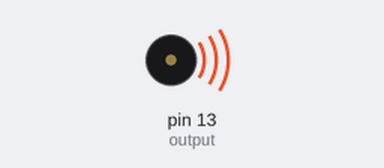
This sketch was run on a simulated Arduino Uno, built with avr-gcc and run on an emulated ATmega328P. On the bench: buzzer (waves = sounding).

Above: at 2.1 s.
At 24.1 s:
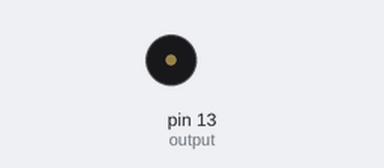
Timing chart, 0 to 25.6 s (numbered marks = the images above):
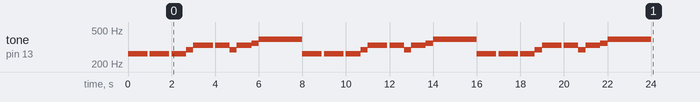

The sketch:

JP_Row_Row_Song.ino
```cpp
// Adapted J. Pearson 2/25/2018
// This code plays part of Row Row Row your boat, using basic code.
// Try this with and without loops and variables.

/*
Notes chart:
  C     C#     D     Eb   E     F     F#    G     G#    A     Bb    B
0 16.35 17.32 18.35 19.45 20.60 21.83 23.12 24.50 25.96 27.50 29.14 30.87
1 32.70 34.65 36.71 38.89 41.20 43.65 46.25 49.00 51.91 55.00 58.27 61.74
2 65.41 69.30 73.42 77.78 82.41 87.31 92.50 98.00 103.8 110.0 116.5 123.5
3 130.8 138.6 146.8 155.6 164.8 174.6 185.0 196.0 207.7 220.0 233.1 246.9
4 261.6 277.2 293.7 311.1 329.6 349.2 370.0 392.0 415.3 440.0 466.2 493.9
5 523.3 554.4 587.3 622.3 659.3 698.5 740.0 784.0 830.6 880.0 932.3 987.8
6 1047  1109  1175  1245  1319  1397  1480  1568  1661  1760  1865  1976
7 2093  2217  2349  2489  2637  2794  2960  3136  3322  3520  3729  3951
8 4186  4435  4699  4978  5274  5588  5920  6272  6645  7040  7459  7902
*/
int C4 = 262;
int halfnote = 900;
int output = 13;
int D4 = 294;
int E4 = 330;
int F4 = 349;
int G4 = 392;
int dotquarter = 900;
int quarter = 667;
int sixteenth = 333;
int dothalf = 2000;

void setup()
{
for (int i = 0; i < 3; i++){
    // Measure 1, 2 seconds
    // C4
    tone(output, C4);    // tone(outputPin,frequency)
      delay(dotquarter);  //  delay(milliseconds)
    noTone(output);
      delay(100);
    // C4
    tone(output, C4);
      delay(dotquarter);
    noTone(output);
      delay(100);
    // Measure 2, 2 seconds
    // C4
    tone(output, C4);
      delay(quarter);
    // D4
    tone(output, D4);
      delay(sixteenth);
    // E4
    tone(output, E4);
      delay(dotquarter);
    noTone(output);
      delay(100);
    // Measure 3, 2 seconds
    // E4
    tone(output, E4);
      delay(quarter);
    // D4
    tone(output, D4);
      delay(sixteenth);
    // E4
    tone(output, E4);
      delay(quarter);
    // F4
    tone(output, F4);
      delay(sixteenth);
    // Measure 4, 2 seconds
    // G4
    tone(output, G4);
      delay(dothalf);

    // END
    noTone(output); // stop playing
}
}

void loop()
{

}
```
